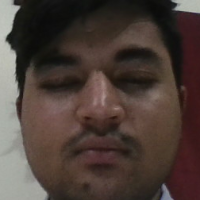
#> input picture Registration/face_data/REG1854069311/face_1.png, 200 x 200 px, given in place of the camera
$ python -i face_capture.py   (imports and definitions only)
#> lines starting #> are read from the running program, lines starting #| are printed output that depends on the picture; after the words box and inside, x2 and y2 are one past the last pixel; in counts of white or black regions, pixels touching at a corner belong together
import cv2
import os
import sqlite3
from tkinter import messagebox

# ----------- Config ----------
DB_PATH = "students.db"
HAAR_CASCADE_FACE = "haarcascades/haarcascade_frontalface_default.xml"
HAAR_CASCADE_EYE = "haarcascades/haarcascade_eye.xml"
# -----------------------------

def get_student_data_by_regno(reg_no):
    conn = sqlite3.connect(DB_PATH)
    cursor = conn.cursor()
    cursor.execute("SELECT * FROM students WHERE reg_no = ?", (reg_no,))
    student_data = cursor.fetchone()
    conn.close()
    return student_data

def capture_face_data(face_data_path):
#> called with face_data_path = 'face_data/REG1854069311/face_1.png'
    face_cascade = cv2.CascadeClassifier(HAAR_CASCADE_FACE)
    eye_cascade = cv2.CascadeClassifier(HAAR_CASCADE_EYE)
    cap = cv2.VideoCapture(0)
    face_count = 0
    blink_detected = False

    if not cap.isOpened():
        messagebox.showerror("Error", "Webcam not detected!")
        return

    while True:
        ret, frame = cap.read()
#> frame is the input picture: shape (200, 200, 3); mean B, G, R 56.1, 62.2, 75.9
        if not ret:
            messagebox.showerror("Error", "Failed to capture image")
            break

        gray = cv2.cvtColor(frame, cv2.COLOR_BGR2GRAY)
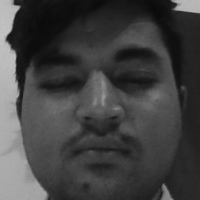
#> gray: shape (200, 200); min 11, max 196, mean 65.6
        faces = face_cascade.detectMultiScale(gray, scaleFactor=1.1, minNeighbors=5)
#> faces = [[10, 12, 180, 180]]

        for (x, y, w, h) in faces:
            face_region_gray = gray[y:y+h, x:x+w]
            face_region_color = frame[y:y+h, x:x+w]

            eyes = eye_cascade.detectMultiScale(face_region_gray, scaleFactor=1.1, minNeighbors=5)

            if len(eyes) >= 2:
                blink_detected = True
            else:
                if blink_detected:
                    # Only save after blink detected once
                    face_count += 1
                    face_image = cv2.resize(face_region_color, (200, 200))
                    face_image_path = os.path.join(face_data_path, f"face_{face_count}.png")
                    cv2.imwrite(face_image_path, face_image)
                    print(f"Captured face {face_count}")
                    blink_detected = False  # Reset blink detection

            cv2.rectangle(frame, (x, y), (x + w, y + h), (255, 0, 0), 2)
#> this loop made 1 pass
#> pass 1, in capture_face_data, `face_region_gray = gray[y:y+h, x:x+w]`:
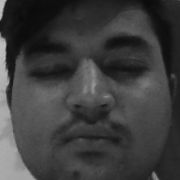
#> face_region_gray: shape (180, 180); min 11, max 192, mean 61.6
#> pass 1, in capture_face_data, `face_region_color = frame[y:y+h, x:x+w]`:
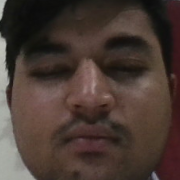
#> face_region_color: shape (180, 180, 3); mean B, G, R 51.1, 57.9, 72.8
#> after the loop:
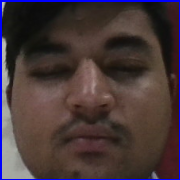
#> face_region_color: shape (180, 180, 3); 3.31% of pixels changed, all inside (x1, y1, x2, y2) = (0, 0, 180, 180)
#> after the loop:
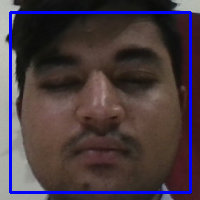
#> frame: shape (200, 200, 3); 5.39% of pixels changed, all inside (x1, y1, x2, y2) = (9, 11, 192, 194)
#> after the loop, face_count = 0

        cv2.putText(frame, f"Captured: {face_count}/20", (10, 30),
                    cv2.FONT_HERSHEY_SIMPLEX, 0.7, (0, 255, 0), 2)
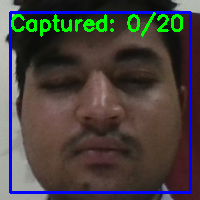
#> frame: shape (200, 200, 3); 2.99% of pixels changed, all inside (x1, y1, x2, y2) = (11, 12, 183, 37)
        cv2.imshow('Capturing Faces (Blink your eyes)', frame)

        if face_count >= 20:
            messagebox.showinfo("Success", f"Captured {face_count} face images successfully!")
            break
        elif cv2.waitKey(1) & 0xFF == ord('q'):
#> (key q is pressed here)
            break

    cap.release()
    cv2.destroyAllWindows()

def start_face_capture(reg_no):
    student_data = get_student_data_by_regno(reg_no)
    if student_data:
        face_data_path = student_data[9]  # Correct: index 8 = face_data_dir
        if not face_data_path:
            messagebox.showerror("Error", "Face data path is missing!")
            return

        if not os.path.exists(face_data_path):
            os.makedirs(face_data_path)

        capture_face_data(face_data_path)
    else:
        messagebox.showerror("Error", "Student not found!")

# [3 lines not run here, left out]

>>> result = capture_face_data('face_data/REG1854069311/face_1.png')
